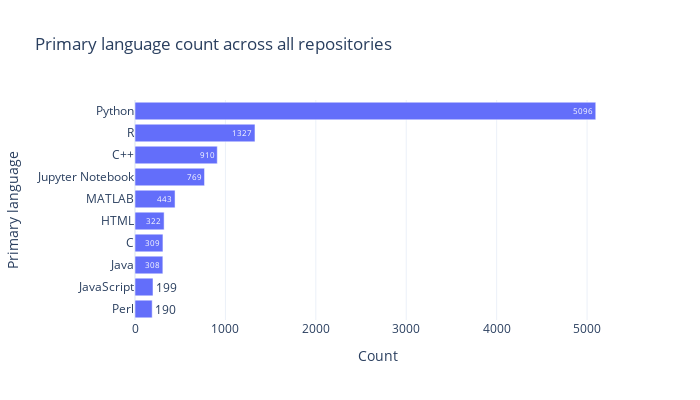

This figure's notebook cell:
### Markdown cell above
## What languages are used within PubMed article repositories?

The following section observes the top 10 languages which are used in repositories from the dataset.
Primary language is determined as the language which has the most lines of code within a repository.

### Code cell
language_grouped_data = (
    df.groupby(["Primary language"]).size().reset_index(name="Count")
)

# Create a horizontal bar chart
fig_languages = px.bar(
    language_grouped_data.sort_values(by="Count")[-10:],
    y="Primary language",
    x="Count",
    text="Count",
    orientation="h",
    width=700,
    height=400,
    title="Primary language count across all repositories",
)

fig_languages.show()

### Figure 1 — Plotly figure (JSON) as saved in the notebook; plotly's stock layout.template omitted (floating-point values rounded to 4 significant figures)
{"data": [{"hovertemplate": "Count=%{text}<br>Primary language=%{y}<extra></extra>", "legendgroup": "", "marker": {"color": "#636efa", "pattern": {"shape": ""}}, "name": "", "orientation": "h", "showlegend": false, "text": [190.0, 199.0, 308.0, 309.0, 322.0, 443.0, 769.0, 910.0, 1327.0, 5096.0], "textposition": "auto", "type": "bar", "x": [190, 199, 308, 309, 322, 443, 769, 910, 1327, 5096], "xaxis": "x", "y": ["Perl", "JavaScript", "Java", "C", "HTML", "MATLAB", "Jupyter Notebook", "C++", "R", "Python"], "yaxis": "y"}], "layout": {"barmode": "relative", "height": 400, "legend": {"tracegroupgap": 0}, "title": {"text": "Primary language count across all repositories"}, "width": 700, "xaxis": {"anchor": "y", "domain": [0, 1], "title": {"text": "Count"}}, "yaxis": {"anchor": "x", "domain": [0, 1], "title": {"text": "Primary language"}}}}
